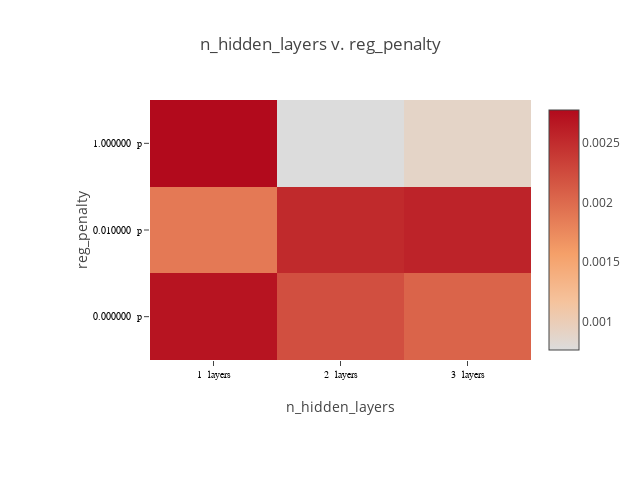

Notebook code for this chart:
### Code cell
plot_matrix(qframe, "n_hidden_layers", "reg_penalty", x_suffix=" layers", y_suffix=" p")

### Figure 1 — Plotly figure (JSON) as saved in the notebook; plotly's stock layout.template omitted (floating-point values rounded to 4 significant figures)
{"data": [{"colorscale": [[0, "rgb(0,0,255)", [1, "rgb(255,0,0)"]]], "type": "heatmap", "x": ["1  layers", "2  layers", "3  layers"], "y": ["0.000000  p", "0.010000  p", "1.000000  p"], "z": [[0.002692, 0.002215, 0.002053], [0.00188, 0.00252, 0.002571], [0.002774, 0.0007627, 0.0008948]]}], "layout": {"height": 480, "margin": {"b": 120, "l": 150, "r": 30, "t": 100}, "title": "n_hidden_layers v. reg_penalty", "width": 640, "xaxis": {"tickfont": {"color": "black", "family": "Arial, sans-serif", "size": 10}, "title": "n_hidden_layers"}, "yaxis": {"tickfont": {"color": "black", "family": "Arial, sans-serif", "size": 10}, "title": "reg_penalty"}}}
